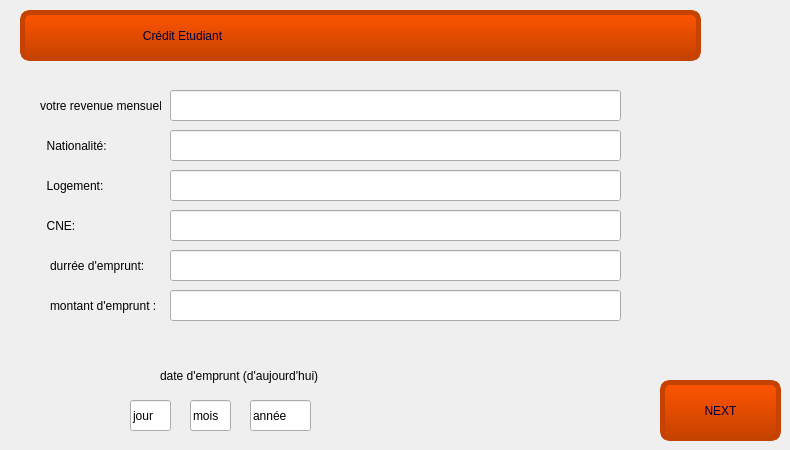
    <widget class="QWidget" name="page_3">
     <widget class="QPushButton" name="pushButton_4">
      <property name="geometry">
       <rect>
        <x>660</x>
        <y>380</y>
        <width>121</width>
        <height>61</height>
       </rect>
      </property>
      <property name="cursor">
       <cursorShape>OpenHandCursor</cursorShape>
      </property>
      <property name="styleSheet">
       <string notr="true">color: rgb(0, 0, 58);
 border: none;
font: 18pt &quot;Sitka Small&quot;;
padding:10px 15px;
background-color: qlineargradient(x1: 0, y1: 0, x2: 0, y2: 1, stop: 0  rgb(255, 85, 0), stop: 1 rgb(198, 66, 0));
border-style: solid;
border-color: rgb(198, 66, 0);
border-width: 5px;
border-radius: 10px;</string>
      </property>
      <property name="text">
       <string>NEXT</string>
      </property>
     </widget>
     <widget class="QLabel" name="label_19">
      <property name="geometry">
       <rect>
        <x>20</x>
        <y>10</y>
        <width>681</width>
        <height>51</height>
       </rect>
      </property>
      <property name="styleSheet">
       <string notr="true">color: rgb(0, 0, 58);
 border: none;
font: 18pt &quot;Sitka Small&quot;;
padding:10px 15px;
background-color: qlineargradient(x1: 0, y1: 0, x2: 0, y2: 1, stop: 0  rgb(255, 85, 0), stop: 1 rgb(198, 66, 0));
border-style: solid;
border-color: rgb(198, 66, 0);
border-width: 5px;
border-radius: 10px;</string>
      </property>
      <property name="text">
       <string>                              Crédit Etudiant</string>
      </property>
     </widget>
     <widget class="QLabel" name="label_21">
      <property name="geometry">
       <rect>
        <x>40</x>
        <y>90</y>
        <width>121</width>
        <height>31</height>
       </rect>
      </property>
      <property name="styleSheet">
       <string notr="true"/>
      </property>
      <property name="inputMethodHints">
       <set>Qt::ImhUrlCharactersOnly</set>
      </property>
      <property name="text">
       <string>votre revenue mensuel:</string>
      </property>
     </widget>
     <widget class="QLabel" name="label_22">
      <property name="geometry">
       <rect>
        <x>40</x>
        <y>130</y>
        <width>91</width>
        <height>31</height>
       </rect>
      </property>
      <property name="styleSheet">
       <string notr="true"/>
      </property>
      <property name="inputMethodHints">
       <set>Qt::ImhUrlCharactersOnly</set>
      </property>
      <property name="text">
       <string>  Nationalité:</string>
      </property>
     </widget>
     <widget class="QLabel" name="label_23">
      <property name="geometry">
       <rect>
        <x>40</x>
        <y>170</y>
        <width>91</width>
        <height>31</height>
       </rect>
      </property>
      <property name="styleSheet">
       <string notr="true"/>
      </property>
      <property name="inputMethodHints">
       <set>Qt::ImhUrlCharactersOnly</set>
      </property>
      <property name="text">
       <string>  Logement:</string>
      </property>
     </widget>
     <widget class="QLineEdit" name="lineEdit_4">
      <property name="geometry">
       <rect>
        <x>170</x>
        <y>90</y>
        <width>451</width>
        <height>31</height>
       </rect>
      </property>
     </widget>
     <widget class="QLineEdit" name="lineEdit_5">
      <property name="geometry">
       <rect>
        <x>170</x>
        <y>130</y>
        <width>451</width>
        <height>31</height>
       </rect>
      </property>
     </widget>
     <widget class="QLineEdit" name="lineEdit_6">
      <property name="geometry">
       <rect>
        <x>170</x>
        <y>170</y>
        <width>451</width>
        <height>31</height>
       </rect>
      </property>
     </widget>
     <widget class="QLabel" name="label_20">
      <property name="geometry">
       <rect>
        <x>40</x>
        <y>210</y>
        <width>91</width>
        <height>31</height>
       </rect>
      </property>
      <property name="styleSheet">
       <string notr="true"/>
      </property>
      <property name="inputMethodHints">
       <set>Qt::ImhUrlCharactersOnly</set>
      </property>
      <property name="text">
       <string>  CNE:</string>
      </property>
     </widget>
     <widget class="QLineEdit" name="lineEdit_8">
      <property name="geometry">
       <rect>
        <x>170</x>
        <y>210</y>
        <width>451</width>
        <height>31</height>
       </rect>
      </property>
     </widget>
     <widget class="QLabel" name="label_32">
      <property name="geometry">
       <rect>
        <x>50</x>
        <y>250</y>
        <width>151</width>
        <height>31</height>
       </rect>
      </property>
      <property name="styleSheet">
       <string notr="true"/>
      </property>
      <property name="inputMethodHints">
       <set>Qt::ImhUrlCharactersOnly</set>
      </property>
      <property name="text">
       <string>durrée d'emprunt:</string>
      </property>
     </widget>
     <widget class="QLineEdit" name="lineEdit_17">
      <property name="geometry">
       <rect>
        <x>170</x>
        <y>250</y>
        <width>451</width>
        <height>31</height>
       </rect>
      </property>
     </widget>
     <widget class="QLabel" name="label_36">
      <property name="geometry">
       <rect>
        <x>50</x>
        <y>290</y>
        <width>151</width>
        <height>31</height>
       </rect>
      </property>
      <property name="styleSheet">
       <string notr="true"/>
      </property>
      <property name="inputMethodHints">
       <set>Qt::ImhUrlCharactersOnly</set>
      </property>
      <property name="text">
       <string>montant d'emprunt :</string>
      </property>
     </widget>
     <widget class="QLineEdit" name="lineEdit_24">
      <property name="geometry">
       <rect>
        <x>170</x>
        <y>290</y>
        <width>451</width>
        <height>31</height>
       </rect>
      </property>
     </widget>
     <widget class="QLabel" name="label_37">
      <property name="geometry">
       <rect>
        <x>160</x>
        <y>360</y>
        <width>171</width>
        <height>31</height>
       </rect>
      </property>
      <property name="styleSheet">
       <string notr="true"/>
      </property>
      <property name="inputMethodHints">
       <set>Qt::ImhUrlCharactersOnly</set>
      </property>
      <property name="text">
       <string>date d'emprunt (d'aujourd'hui)</string>
      </property>
     </widget>
     <widget class="QLineEdit" name="lineEdit_25">
      <property name="geometry">
       <rect>
        <x>130</x>
        <y>400</y>
        <width>41</width>
        <height>31</height>
       </rect>
      </property>
      <property name="text">
       <string>jour</string>
      </property>
     </widget>
     <widget class="QLineEdit" name="lineEdit_26">
      <property name="geometry">
       <rect>
        <x>190</x>
        <y>400</y>
        <width>41</width>
        <height>31</height>
       </rect>
      </property>
      <property name="text">
       <string>mois</string>
      </property>
     </widget>
     <widget class="QLineEdit" name="lineEdit_27">
      <property name="geometry">
       <rect>
        <x>250</x>
        <y>400</y>
        <width>61</width>
        <height>31</height>
       </rect>
      </property>
      <property name="text">
       <string>année</string>
      </property>
     </widget>
    </widget>
